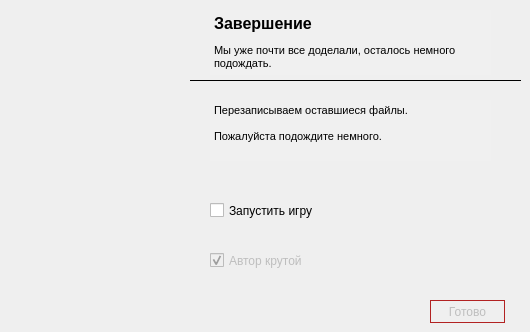
    <widget class="QWidget" name="page_7">
     <widget class="QTextBrowser" name="finish_text">
      <property name="geometry">
       <rect>
        <x>210</x>
        <y>100</y>
        <width>281</width>
        <height>61</height>
       </rect>
      </property>
      <property name="styleSheet">
       <string notr="true">background-color: rgb(240, 240, 240);</string>
      </property>
      <property name="frameShape">
       <enum>QFrame::NoFrame</enum>
      </property>
      <property name="html">
       <string>&lt;!DOCTYPE HTML PUBLIC &quot;-//W3C//DTD HTML 4.0//EN&quot; &quot;http://www.w3.org/TR/REC-html40/strict.dtd&quot;&gt;
&lt;html&gt;&lt;head&gt;&lt;meta name=&quot;qrichtext&quot; content=&quot;1&quot; /&gt;&lt;style type=&quot;text/css&quot;&gt;
p, li { white-space: pre-wrap; }
&lt;/style&gt;&lt;/head&gt;&lt;body style=&quot; font-family:'MS Shell Dlg 2'; font-size:8.25pt; font-weight:400; font-style:normal;&quot;&gt;
&lt;p style=&quot; margin-top:0px; margin-bottom:0px; margin-left:0px; margin-right:0px; -qt-block-indent:0; text-indent:0px;&quot;&gt;Перезаписываем оставшиеся файлы.&lt;br /&gt;&lt;br /&gt;Пожалуйста подождите немного.&lt;/p&gt;&lt;/body&gt;&lt;/html&gt;</string>
      </property>
     </widget>
     <widget class="QTextBrowser" name="textBrowser_16">
      <property name="geometry">
       <rect>
        <x>210</x>
        <y>10</y>
        <width>281</width>
        <height>31</height>
       </rect>
      </property>
      <property name="styleSheet">
       <string notr="true">background-color: rgb(240, 240, 240);</string>
      </property>
      <property name="frameShape">
       <enum>QFrame::NoFrame</enum>
      </property>
      <property name="html">
       <string>&lt;!DOCTYPE HTML PUBLIC &quot;-//W3C//DTD HTML 4.0//EN&quot; &quot;http://www.w3.org/TR/REC-html40/strict.dtd&quot;&gt;
&lt;html&gt;&lt;head&gt;&lt;meta name=&quot;qrichtext&quot; content=&quot;1&quot; /&gt;&lt;style type=&quot;text/css&quot;&gt;
p, li { white-space: pre-wrap; }
&lt;/style&gt;&lt;/head&gt;&lt;body style=&quot; font-family:'MS Shell Dlg 2'; font-size:8.25pt; font-weight:400; font-style:normal;&quot;&gt;
&lt;p style=&quot; margin-top:0px; margin-bottom:0px; margin-left:0px; margin-right:0px; -qt-block-indent:0; text-indent:0px;&quot;&gt;&lt;span style=&quot; font-size:12pt; font-weight:600;&quot;&gt;Завершение&lt;/span&gt;&lt;/p&gt;&lt;/body&gt;&lt;/html&gt;</string>
      </property>
     </widget>
     <widget class="QTextBrowser" name="textBrowser_17">
      <property name="geometry">
       <rect>
        <x>210</x>
        <y>40</y>
        <width>281</width>
        <height>35</height>
       </rect>
      </property>
      <property name="styleSheet">
       <string notr="true">background-color: rgb(240, 240, 240);</string>
      </property>
      <property name="frameShape">
       <enum>QFrame::NoFrame</enum>
      </property>
      <property name="html">
       <string>&lt;!DOCTYPE HTML PUBLIC &quot;-//W3C//DTD HTML 4.0//EN&quot; &quot;http://www.w3.org/TR/REC-html40/strict.dtd&quot;&gt;
&lt;html&gt;&lt;head&gt;&lt;meta name=&quot;qrichtext&quot; content=&quot;1&quot; /&gt;&lt;style type=&quot;text/css&quot;&gt;
p, li { white-space: pre-wrap; }
&lt;/style&gt;&lt;/head&gt;&lt;body style=&quot; font-family:'MS Shell Dlg 2'; font-size:8.25pt; font-weight:400; font-style:normal;&quot;&gt;
&lt;p style=&quot; margin-top:0px; margin-bottom:0px; margin-left:0px; margin-right:0px; -qt-block-indent:0; text-indent:0px;&quot;&gt;Мы уже почти все доделали, осталось немного подождать.&lt;/p&gt;&lt;/body&gt;&lt;/html&gt;</string>
      </property>
     </widget>
     <widget class="Line" name="line_12">
      <property name="geometry">
       <rect>
        <x>190</x>
        <y>80</y>
        <width>331</width>
        <height>1</height>
       </rect>
      </property>
      <property name="styleSheet">
       <string notr="true">border-top: 1px solid black;</string>
      </property>
      <property name="orientation">
       <enum>Qt::Horizontal</enum>
      </property>
     </widget>
     <widget class="QPushButton" name="finish_button">
      <property name="enabled">
       <bool>false</bool>
      </property>
      <property name="geometry">
       <rect>
        <x>430</x>
        <y>300</y>
        <width>75</width>
        <height>23</height>
       </rect>
      </property>
      <property name="cursor">
       <cursorShape>PointingHandCursor</cursorShape>
      </property>
      <property name="styleSheet">
       <string notr="true">QPushButton {border: 1px solid #B22222;
}

QPushButton:hover {
    background-color: #FFD0D1;
}</string>
      </property>
      <property name="text">
       <string>Готово</string>
      </property>
     </widget>
     <widget class="QCheckBox" name="launch_game">
      <property name="geometry">
       <rect>
        <x>210</x>
        <y>200</y>
        <width>121</width>
        <height>21</height>
       </rect>
      </property>
      <property name="cursor">
       <cursorShape>PointingHandCursor</cursorShape>
      </property>
      <property name="text">
       <string>Запустить игру</string>
      </property>
     </widget>
     <widget class="QCheckBox" name="checkBox">
      <property name="enabled">
       <bool>false</bool>
      </property>
      <property name="geometry">
       <rect>
        <x>210</x>
        <y>250</y>
        <width>141</width>
        <height>21</height>
       </rect>
      </property>
      <property name="text">
       <string>Автор крутой</string>
      </property>
      <property name="checkable">
       <bool>true</bool>
      </property>
      <property name="checked">
       <bool>true</bool>
      </property>
     </widget>
    </widget>
